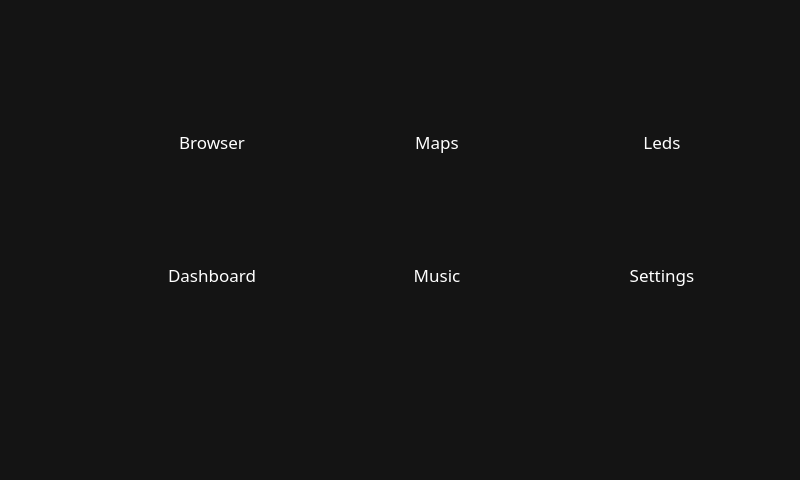
<?xml version="1.0" encoding="UTF-8"?>
<ui version="4.0">
 <class>Apps_widget</class>
 <widget class="QWidget" name="Apps_widget">
  <property name="geometry">
   <rect>
    <x>0</x>
    <y>0</y>
    <width>800</width>
    <height>480</height>
   </rect>
  </property>
  <property name="minimumSize">
   <size>
    <width>800</width>
    <height>480</height>
   </size>
  </property>
  <property name="maximumSize">
   <size>
    <width>800</width>
    <height>480</height>
   </size>
  </property>
  <property name="windowTitle">
   <string>Form</string>
  </property>
  <widget class="QFrame" name="frame_apps">
   <property name="geometry">
    <rect>
     <x>0</x>
     <y>0</y>
     <width>800</width>
     <height>480</height>
    </rect>
   </property>
   <property name="styleSheet">
    <string notr="true">QFrame#frame_apps{
	background:rgb(20,20,20)
}
QPushButton{
	background:none; 
	border:none;
}
QLabel{
	color:white;
	background:none;
}</string>
   </property>
   <property name="frameShape">
    <enum>QFrame::NoFrame</enum>
   </property>
   <property name="frameShadow">
    <enum>QFrame::Raised</enum>
   </property>
   <layout class="QGridLayout" name="gridLayout">
    <property name="leftMargin">
     <number>50</number>
    </property>
    <property name="topMargin">
     <number>60</number>
    </property>
    <property name="rightMargin">
     <number>50</number>
    </property>
    <property name="bottomMargin">
     <number>120</number>
    </property>
    <property name="horizontalSpacing">
     <number>0</number>
    </property>
    <property name="verticalSpacing">
     <number>10</number>
    </property>
    <item row="6" column="5">
     <widget class="QFrame" name="frame_4">
      <property name="maximumSize">
       <size>
        <width>200</width>
        <height>80</height>
       </size>
      </property>
      <property name="styleSheet">
       <string notr="true"/>
      </property>
      <widget class="QLabel" name="label_10">
       <property name="geometry">
        <rect>
         <x>14</x>
         <y>14</y>
         <width>50</width>
         <height>50</height>
        </rect>
       </property>
       <property name="text">
        <string/>
       </property>
       <property name="pixmap">
        <pixmap resource="../resources.qrc">:/icons_white/Resources/Icons/png-white/fi-rr-dashboard.png</pixmap>
       </property>
       <property name="alignment">
        <set>Qt::AlignCenter</set>
       </property>
      </widget>
      <widget class="QPushButton" name="pushButton_4">
       <property name="geometry">
        <rect>
         <x>0</x>
         <y>0</y>
         <width>200</width>
         <height>80</height>
        </rect>
       </property>
       <property name="text">
        <string/>
       </property>
      </widget>
      <widget class="QLabel" name="label_11">
       <property name="geometry">
        <rect>
         <x>88</x>
         <y>16</y>
         <width>98</width>
         <height>46</height>
        </rect>
       </property>
       <property name="font">
        <font>
         <family>Bahnschrift SemiLight</family>
         <pointsize>13</pointsize>
        </font>
       </property>
       <property name="text">
        <string>Dashboard</string>
       </property>
       <property name="alignment">
        <set>Qt::AlignCenter</set>
       </property>
      </widget>
      <widget class="QLabel" name="label_12">
       <property name="geometry">
        <rect>
         <x>0</x>
         <y>0</y>
         <width>200</width>
         <height>80</height>
        </rect>
       </property>
       <property name="text">
        <string/>
       </property>
       <property name="pixmap">
        <pixmap resource="../resources.qrc">:/styles/Resources/appbox.png</pixmap>
       </property>
       <property name="scaledContents">
        <bool>true</bool>
       </property>
      </widget>
      <zorder>label_12</zorder>
      <zorder>label_10</zorder>
      <zorder>label_11</zorder>
      <zorder>pushButton_4</zorder>
     </widget>
    </item>
    <item row="4" column="7">
     <widget class="QFrame" name="frame_2">
      <property name="maximumSize">
       <size>
        <width>200</width>
        <height>80</height>
       </size>
      </property>
      <property name="styleSheet">
       <string notr="true"/>
      </property>
      <widget class="QLabel" name="label_4">
       <property name="geometry">
        <rect>
         <x>14</x>
         <y>14</y>
         <width>50</width>
         <height>50</height>
        </rect>
       </property>
       <property name="text">
        <string/>
       </property>
       <property name="pixmap">
        <pixmap resource="../resources.qrc">:/icons_white/Resources/Icons/png-white/maps-and-flags.png</pixmap>
       </property>
       <property name="alignment">
        <set>Qt::AlignCenter</set>
       </property>
      </widget>
      <widget class="QPushButton" name="pushButton_2">
       <property name="geometry">
        <rect>
         <x>0</x>
         <y>0</y>
         <width>200</width>
         <height>80</height>
        </rect>
       </property>
       <property name="text">
        <string/>
       </property>
      </widget>
      <widget class="QLabel" name="label_5">
       <property name="geometry">
        <rect>
         <x>88</x>
         <y>16</y>
         <width>98</width>
         <height>46</height>
        </rect>
       </property>
       <property name="font">
        <font>
         <family>Bahnschrift SemiLight</family>
         <pointsize>13</pointsize>
        </font>
       </property>
       <property name="text">
        <string>Maps</string>
       </property>
       <property name="alignment">
        <set>Qt::AlignCenter</set>
       </property>
      </widget>
      <widget class="QLabel" name="label_6">
       <property name="geometry">
        <rect>
         <x>0</x>
         <y>0</y>
         <width>200</width>
         <height>80</height>
        </rect>
       </property>
       <property name="text">
        <string/>
       </property>
       <property name="pixmap">
        <pixmap resource="../resources.qrc">:/styles/Resources/appbox.png</pixmap>
       </property>
       <property name="scaledContents">
        <bool>true</bool>
       </property>
      </widget>
      <zorder>label_6</zorder>
      <zorder>label_4</zorder>
      <zorder>label_5</zorder>
      <zorder>pushButton_2</zorder>
     </widget>
    </item>
    <item row="6" column="8">
     <widget class="QFrame" name="frame_6">
      <property name="maximumSize">
       <size>
        <width>200</width>
        <height>80</height>
       </size>
      </property>
      <widget class="QLabel" name="label_16">
       <property name="geometry">
        <rect>
         <x>14</x>
         <y>14</y>
         <width>50</width>
         <height>50</height>
        </rect>
       </property>
       <property name="text">
        <string/>
       </property>
       <property name="pixmap">
        <pixmap resource="../resources.qrc">:/icons_white/Resources/Icons/png-white/fi-rr-settings-sliders.png</pixmap>
       </property>
       <property name="alignment">
        <set>Qt::AlignCenter</set>
       </property>
      </widget>
      <widget class="QPushButton" name="pushButton_6">
       <property name="geometry">
        <rect>
         <x>0</x>
         <y>0</y>
         <width>200</width>
         <height>80</height>
        </rect>
       </property>
       <property name="text">
        <string/>
       </property>
      </widget>
      <widget class="QLabel" name="label_17">
       <property name="geometry">
        <rect>
         <x>88</x>
         <y>16</y>
         <width>98</width>
         <height>46</height>
        </rect>
       </property>
       <property name="font">
        <font>
         <family>Bahnschrift SemiLight</family>
         <pointsize>13</pointsize>
        </font>
       </property>
       <property name="text">
        <string>Settings</string>
       </property>
       <property name="alignment">
        <set>Qt::AlignCenter</set>
       </property>
      </widget>
      <widget class="QLabel" name="label_18">
       <property name="geometry">
        <rect>
         <x>0</x>
         <y>0</y>
         <width>200</width>
         <height>80</height>
        </rect>
       </property>
       <property name="text">
        <string/>
       </property>
       <property name="pixmap">
        <pixmap resource="../resources.qrc">:/styles/Resources/appbox.png</pixmap>
       </property>
       <property name="scaledContents">
        <bool>true</bool>
       </property>
      </widget>
      <zorder>label_18</zorder>
      <zorder>label_16</zorder>
      <zorder>label_17</zorder>
      <zorder>pushButton_6</zorder>
     </widget>
    </item>
    <item row="4" column="5">
     <widget class="QFrame" name="frame">
      <property name="styleSheet">
       <string notr="true"/>
      </property>
      <widget class="QLabel" name="label">
       <property name="geometry">
        <rect>
         <x>14</x>
         <y>14</y>
         <width>50</width>
         <height>50</height>
        </rect>
       </property>
       <property name="text">
        <string/>
       </property>
       <property name="pixmap">
        <pixmap resource="../resources.qrc">:/icons_white/Resources/Icons/png-white/chrome (1).png</pixmap>
       </property>
       <property name="alignment">
        <set>Qt::AlignCenter</set>
       </property>
      </widget>
      <widget class="QLabel" name="label_2">
       <property name="geometry">
        <rect>
         <x>88</x>
         <y>16</y>
         <width>98</width>
         <height>46</height>
        </rect>
       </property>
       <property name="font">
        <font>
         <family>Bahnschrift SemiLight</family>
         <pointsize>13</pointsize>
        </font>
       </property>
       <property name="text">
        <string>Browser</string>
       </property>
       <property name="alignment">
        <set>Qt::AlignCenter</set>
       </property>
      </widget>
      <widget class="QLabel" name="label_3">
       <property name="geometry">
        <rect>
         <x>0</x>
         <y>0</y>
         <width>200</width>
         <height>80</height>
        </rect>
       </property>
       <property name="text">
        <string/>
       </property>
       <property name="pixmap">
        <pixmap resource="../resources.qrc">:/styles/Resources/appbox.png</pixmap>
       </property>
       <property name="scaledContents">
        <bool>true</bool>
       </property>
      </widget>
      <widget class="QPushButton" name="pushButton">
       <property name="geometry">
        <rect>
         <x>0</x>
         <y>0</y>
         <width>200</width>
         <height>80</height>
        </rect>
       </property>
       <property name="text">
        <string/>
       </property>
      </widget>
      <zorder>label_3</zorder>
      <zorder>label</zorder>
      <zorder>label_2</zorder>
      <zorder>pushButton</zorder>
     </widget>
    </item>
    <item row="4" column="8">
     <widget class="QFrame" name="frame_3">
      <property name="maximumSize">
       <size>
        <width>200</width>
        <height>80</height>
       </size>
      </property>
      <property name="styleSheet">
       <string notr="true"/>
      </property>
      <widget class="QLabel" name="label_7">
       <property name="geometry">
        <rect>
         <x>14</x>
         <y>14</y>
         <width>50</width>
         <height>50</height>
        </rect>
       </property>
       <property name="text">
        <string/>
       </property>
       <property name="pixmap">
        <pixmap resource="../resources.qrc">:/icons_white/Resources/Icons/png-white/idea.png</pixmap>
       </property>
       <property name="alignment">
        <set>Qt::AlignCenter</set>
       </property>
      </widget>
      <widget class="QPushButton" name="pushButton_3">
       <property name="geometry">
        <rect>
         <x>0</x>
         <y>0</y>
         <width>200</width>
         <height>80</height>
        </rect>
       </property>
       <property name="text">
        <string/>
       </property>
      </widget>
      <widget class="QLabel" name="label_8">
       <property name="geometry">
        <rect>
         <x>88</x>
         <y>16</y>
         <width>98</width>
         <height>46</height>
        </rect>
       </property>
       <property name="font">
        <font>
         <family>Bahnschrift SemiLight</family>
         <pointsize>13</pointsize>
        </font>
       </property>
       <property name="text">
        <string>Leds</string>
       </property>
       <property name="alignment">
        <set>Qt::AlignCenter</set>
       </property>
      </widget>
      <widget class="QLabel" name="label_9">
       <property name="geometry">
        <rect>
         <x>0</x>
         <y>0</y>
         <width>200</width>
         <height>80</height>
        </rect>
       </property>
       <property name="text">
        <string/>
       </property>
       <property name="pixmap">
        <pixmap resource="../resources.qrc">:/styles/Resources/appbox.png</pixmap>
       </property>
       <property name="scaledContents">
        <bool>true</bool>
       </property>
      </widget>
      <zorder>label_9</zorder>
      <zorder>label_7</zorder>
      <zorder>label_8</zorder>
      <zorder>pushButton_3</zorder>
     </widget>
    </item>
    <item row="6" column="7">
     <widget class="QFrame" name="frame_5">
      <property name="maximumSize">
       <size>
        <width>200</width>
        <height>80</height>
       </size>
      </property>
      <property name="styleSheet">
       <string notr="true"/>
      </property>
      <widget class="QLabel" name="label_13">
       <property name="geometry">
        <rect>
         <x>14</x>
         <y>14</y>
         <width>50</width>
         <height>50</height>
        </rect>
       </property>
       <property name="text">
        <string/>
       </property>
       <property name="pixmap">
        <pixmap resource="../resources.qrc">:/icons_white/Resources/Icons/png-white/seno.png</pixmap>
       </property>
       <property name="alignment">
        <set>Qt::AlignCenter</set>
       </property>
      </widget>
      <widget class="QPushButton" name="pushButton_5">
       <property name="geometry">
        <rect>
         <x>0</x>
         <y>0</y>
         <width>200</width>
         <height>80</height>
        </rect>
       </property>
       <property name="text">
        <string/>
       </property>
      </widget>
      <widget class="QLabel" name="label_14">
       <property name="geometry">
        <rect>
         <x>88</x>
         <y>16</y>
         <width>98</width>
         <height>46</height>
        </rect>
       </property>
       <property name="font">
        <font>
         <family>Bahnschrift SemiLight</family>
         <pointsize>13</pointsize>
        </font>
       </property>
       <property name="text">
        <string>Music</string>
       </property>
       <property name="alignment">
        <set>Qt::AlignCenter</set>
       </property>
      </widget>
      <widget class="QLabel" name="label_15">
       <property name="geometry">
        <rect>
         <x>0</x>
         <y>0</y>
         <width>200</width>
         <height>80</height>
        </rect>
       </property>
       <property name="text">
        <string/>
       </property>
       <property name="pixmap">
        <pixmap resource="../resources.qrc">:/styles/Resources/appbox.png</pixmap>
       </property>
       <property name="scaledContents">
        <bool>true</bool>
       </property>
      </widget>
      <zorder>label_15</zorder>
      <zorder>label_13</zorder>
      <zorder>label_14</zorder>
      <zorder>pushButton_5</zorder>
     </widget>
    </item>
   </layout>
  </widget>
 </widget>
 <resources>
  <include location="../resources.qrc"/>
 </resources>
 <connections/>
</ui>
